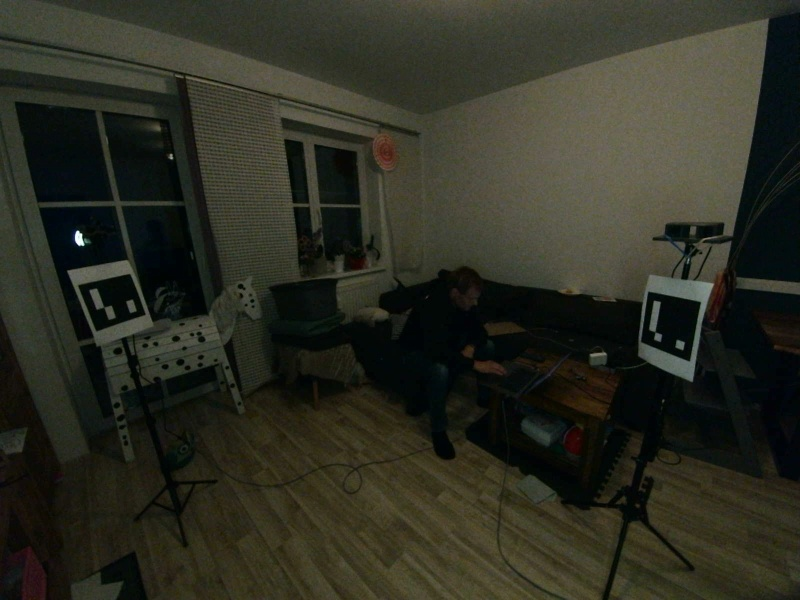
#> input picture elp1_test.jpg, 800 x 600 px, given in place of the camera
$ python calibrate_ov9281_charuco.py
#> lines starting #> are read from the running program, lines starting #| are printed output that depends on the picture
import cv2
import yaml
import time
import numpy as np
from pathlib import Path

BASE = Path.home() / "anthro3d"

LEFT_INDEX = 1
RIGHT_INDEX = 2
WIDTH = 1280
HEIGHT = 800

SQUARES_X = 6
SQUARES_Y = 9
SQUARE_SIZE_M = 0.020
MARKER_SIZE_M = 0.015

MIN_CORNERS_CAPTURE = 12
MIN_CORNERS_STEREO = 8
MIN_PAIRS = 25

OUT_DIR = BASE / "calib_ov9281_charuco"
OUT_DIR.mkdir(exist_ok=True)

def make_board():
    aruco_dict = cv2.aruco.getPredefinedDictionary(cv2.aruco.DICT_4X4_50)

    if hasattr(cv2.aruco, "CharucoBoard_create"):
        board = cv2.aruco.CharucoBoard_create(
            SQUARES_X,
            SQUARES_Y,
            SQUARE_SIZE_M,
            MARKER_SIZE_M,
            aruco_dict,
        )
    else:
        board = cv2.aruco.CharucoBoard(
            (SQUARES_X, SQUARES_Y),
            SQUARE_SIZE_M,
            MARKER_SIZE_M,
            aruco_dict,
        )

    return board, aruco_dict

def detector_params():
    params = cv2.aruco.DetectorParameters()

    if hasattr(cv2.aruco, "CORNER_REFINE_APRILTAG"):
        params.cornerRefinementMethod = cv2.aruco.CORNER_REFINE_APRILTAG
    elif hasattr(cv2.aruco, "CORNER_REFINE_SUBPIX"):
        params.cornerRefinementMethod = cv2.aruco.CORNER_REFINE_SUBPIX

    return params

def open_cam(idx):
    cap = cv2.VideoCapture(idx)
    cap.set(cv2.CAP_PROP_FRAME_WIDTH, WIDTH)
    cap.set(cv2.CAP_PROP_FRAME_HEIGHT, HEIGHT)
    return cap

def detect_charuco(gray, board, aruco_dict, params):
    marker_corners = None
    marker_ids = None

    if hasattr(cv2.aruco, "CharucoDetector"):
        try:
            detector = cv2.aruco.CharucoDetector(board)
            ch_corners, ch_ids, marker_corners, marker_ids = detector.detectBoard(gray)

            if ch_corners is not None and ch_ids is not None:
                return ch_corners, ch_ids, int(len(ch_ids)), marker_corners, marker_ids
        except Exception:
            pass

    marker_corners, marker_ids, _ = cv2.aruco.detectMarkers(gray, aruco_dict, parameters=params)

    if marker_ids is None or len(marker_ids) == 0:
        return None, None, 0, marker_corners, marker_ids

    if not hasattr(cv2.aruco, "interpolateCornersCharuco"):
        return None, None, 0, marker_corners, marker_ids

    try:
        ok, ch_corners, ch_ids = cv2.aruco.interpolateCornersCharuco(
            marker_corners,
            marker_ids,
            gray,
            board,
        )
    except Exception:
        return None, None, 0, marker_corners, marker_ids

    if ch_corners is None or ch_ids is None:
        return None, None, 0, marker_corners, marker_ids

    return ch_corners, ch_ids, int(len(ch_ids)), marker_corners, marker_ids

def draw_board_frame(vis, ch_corners, marker_corners, ok_color=(0, 255, 0)):
    pts = []

    if ch_corners is not None and len(ch_corners) > 0:
        pts.extend(ch_corners.reshape(-1, 2))

    if marker_corners is not None:
        for c in marker_corners:
            pts.extend(c.reshape(-1, 2))

    if len(pts) < 4:
        return

    pts = np.asarray(pts, dtype=np.float32)
    hull = cv2.convexHull(pts).astype(np.int32)
    cv2.polylines(vis, [hull], True, ok_color, 4)

# [47 lines left out: functions board_corners_3d, calibrate_one, stereo_points, not called in this run]

def main():
    board, aruco_dict = make_board()
    params = detector_params()

    cap_l = open_cam(LEFT_INDEX)
    cap_r = open_cam(RIGHT_INDEX)

    if not cap_l.isOpened():
        raise RuntimeError("OV9281 L konnte nicht geöffnet werden")

    if not cap_r.isOpened():
        raise RuntimeError("OV9281 R konnte nicht geöffnet werden")

    left_data = []
    right_data = []
    image_size = None
    saved = 0
    live_ok = 0
    frame_count = 0

    while True:
        ret_l, frame_l = cap_l.read()
#> frame_l is the input picture: shape (600, 800, 3); mean B, G, R 34.8, 46.2, 45.3
        ret_r, frame_r = cap_r.read()

        if not ret_l or not ret_r:
            time.sleep(0.05)
            continue

        frame_count += 1

        gray_l = cv2.cvtColor(frame_l, cv2.COLOR_BGR2GRAY)
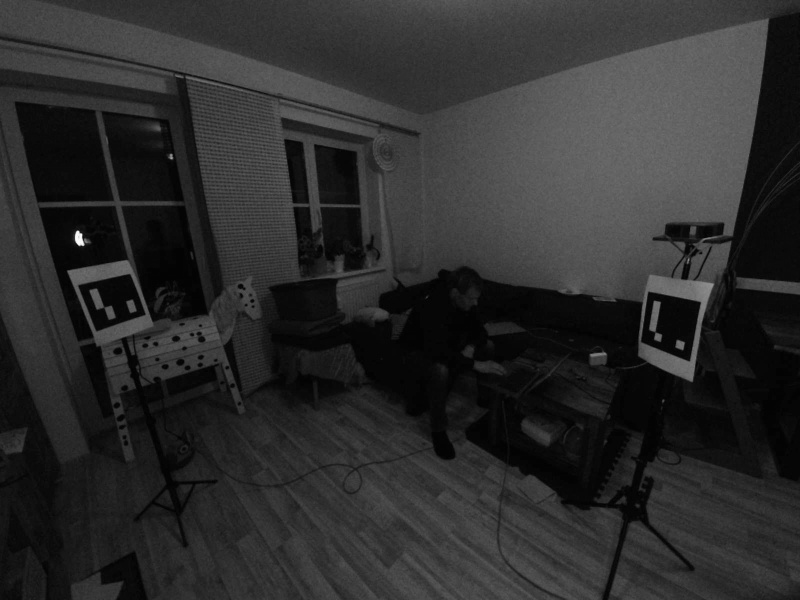
#> gray_l: shape (600, 800); min 0, max 253, mean 44.6
        gray_r = cv2.cvtColor(frame_r, cv2.COLOR_BGR2GRAY)

        image_size = (gray_l.shape[1], gray_l.shape[0])
#> image_size = (800, 600)

        ch_l, ids_l, n_l, marker_corners_l, marker_ids_l = detect_charuco(gray_l, board, aruco_dict, params)
#> in detect_charuco, `ch_corners, ch_ids, marker_corners, marker_ids = detector.detectBoard(..`: marker_corners = ()
#> in detect_charuco, `marker_corners, marker_ids, _ = cv2.aruco.detectMarkers(gray, aruco_di..`: marker_ids = None
#> n_l = 0; marker_corners_l = ()
        ch_r, ids_r, n_r, marker_corners_r, marker_ids_r = detect_charuco(gray_r, board, aruco_dict, params)
#> n_r = 0; marker_corners_r = ()

        markers_l = 0 if marker_ids_l is None else len(marker_ids_l)
#> markers_l = 0
        markers_r = 0 if marker_ids_r is None else len(marker_ids_r)
#> markers_r = 0

        ok_pair = n_l >= MIN_CORNERS_CAPTURE and n_r >= MIN_CORNERS_CAPTURE
#> ok_pair = False

        if ok_pair:
            live_ok += 1

        vis_l = frame_l.copy()
        vis_r = frame_r.copy()

        if marker_corners_l is not None and marker_ids_l is not None:
            cv2.aruco.drawDetectedMarkers(vis_l, marker_corners_l, marker_ids_l)
        if marker_corners_r is not None and marker_ids_r is not None:
            cv2.aruco.drawDetectedMarkers(vis_r, marker_corners_r, marker_ids_r)

        if ch_l is not None:
            cv2.aruco.drawDetectedCornersCharuco(vis_l, ch_l, ids_l)
        if ch_r is not None:
            cv2.aruco.drawDetectedCornersCharuco(vis_r, ch_r, ids_r)

        color = (0, 255, 0) if ok_pair else (0, 0, 255)
#> color = (0, 0, 255)

        draw_board_frame(vis_l, ch_l, marker_corners_l, color)
#> after the loop in draw_board_frame, `for c in marker_corners:`: pts = []
        draw_board_frame(vis_r, ch_r, marker_corners_r, color)

        cv2.rectangle(vis_l, (10, 10), (620, 150), (0, 0, 0), -1)
        cv2.rectangle(vis_r, (10, 10), (620, 150), (0, 0, 0), -1)

        cv2.putText(vis_l, f"L Charuco: {n_l}  ArUco: {markers_l}", (20, 45), cv2.FONT_HERSHEY_SIMPLEX, 1.0, color, 2)
        cv2.putText(vis_l, f"saved: {saved}/{MIN_PAIRS}  ok_frames: {live_ok}", (20, 85), cv2.FONT_HERSHEY_SIMPLEX, 1.0, color, 2)
        cv2.putText(vis_l, "s=speichern  q=kalibrieren", (20, 125), cv2.FONT_HERSHEY_SIMPLEX, 0.9, color, 2)
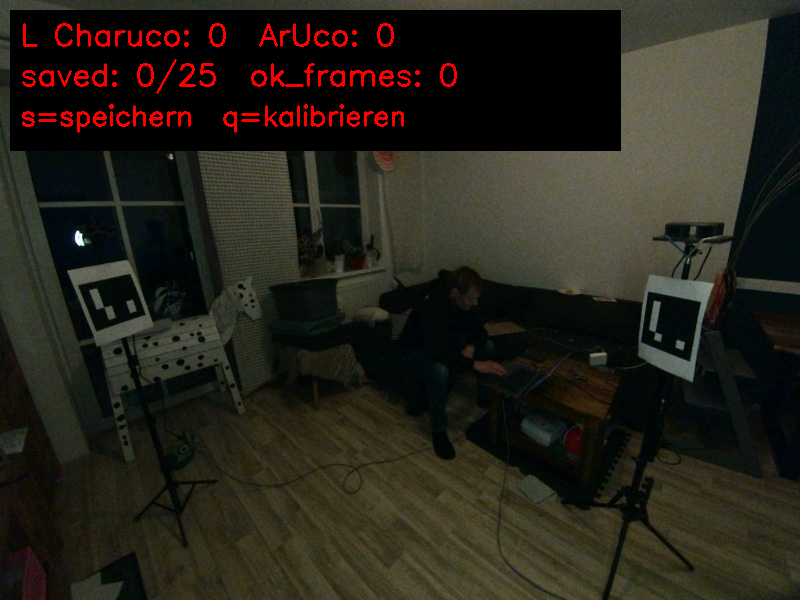
#> vis_l: shape (600, 800, 3); mean B, G, R 26, 35, 38.1

        cv2.putText(vis_r, f"R Charuco: {n_r}  ArUco: {markers_r}", (20, 45), cv2.FONT_HERSHEY_SIMPLEX, 1.0, color, 2)
        cv2.putText(vis_r, f"saved: {saved}/{MIN_PAIRS}  ok_frames: {live_ok}", (20, 85), cv2.FONT_HERSHEY_SIMPLEX, 1.0, color, 2)
        cv2.putText(vis_r, "s=speichern  q=kalibrieren", (20, 125), cv2.FONT_HERSHEY_SIMPLEX, 0.9, color, 2)
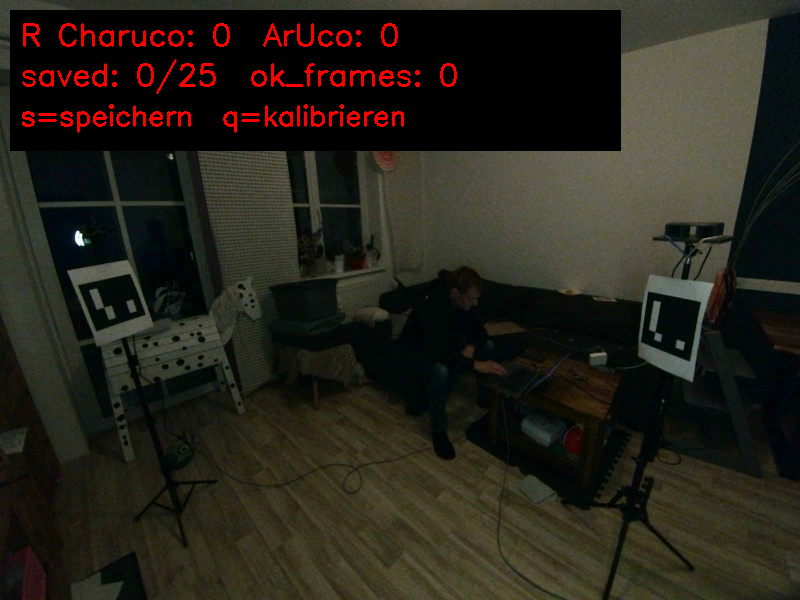
#> vis_r: shape (600, 800, 3); mean B, G, R 26, 35, 38.2

        combo = np.hstack((cv2.resize(vis_l, (640, 400)), cv2.resize(vis_r, (640, 400))))
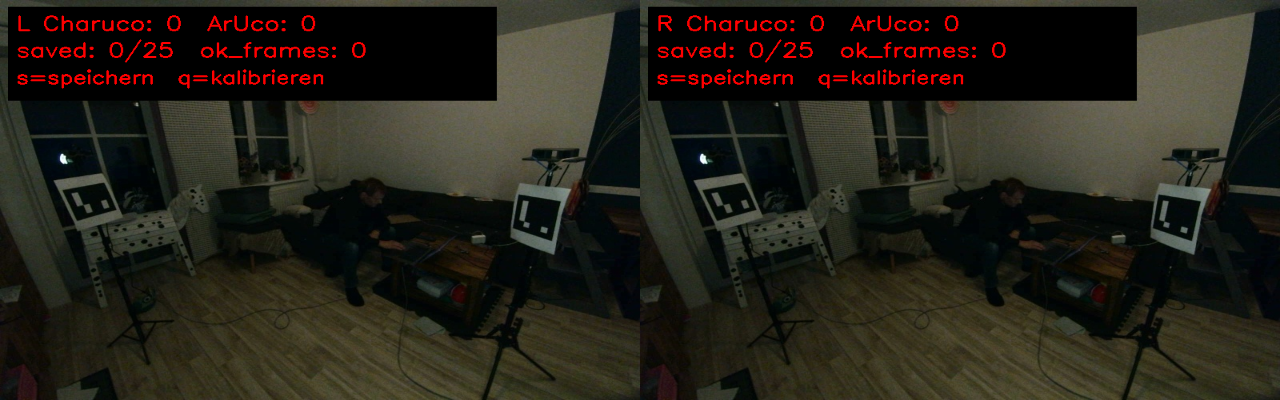
#> combo: shape (400, 1280, 3); mean B, G, R 26, 35, 38.1

        cv2.imshow("OV9281 Charuco | s speichern | q kalibrieren", combo)

        key = cv2.waitKey(1) & 0xFF
#> (key q is pressed here)

        if key == ord("s"):
            if ok_pair:
                left_data.append((ch_l.copy(), ids_l.copy()))
                right_data.append((ch_r.copy(), ids_r.copy()))

                cv2.imwrite(str(OUT_DIR / f"pair_{saved:03d}_L.png"), frame_l)
                cv2.imwrite(str(OUT_DIR / f"pair_{saved:03d}_R.png"), frame_r)

                saved += 1
                print(f"saved {saved}/{MIN_PAIRS} L_charuco={n_l} R_charuco={n_r} L_aruco={markers_l} R_aruco={markers_r}")
            else:
                print(f"skip L_charuco={n_l} R_charuco={n_r} L_aruco={markers_l} R_aruco={markers_r}")

        if key == ord("q"):
            break

    cap_l.release()
    cap_r.release()
    cv2.destroyAllWindows()

    if len(left_data) < MIN_PAIRS:
#> (the run stopped early here; a loop or call above may not have finished)
